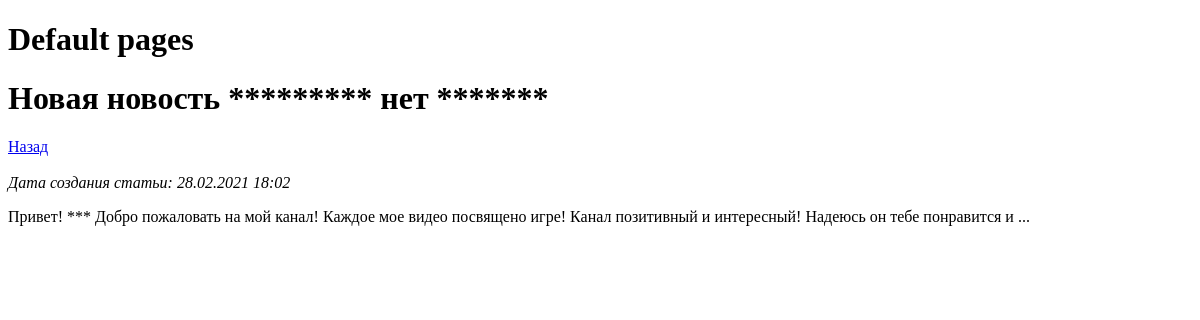
The app's page /news/5, older data.
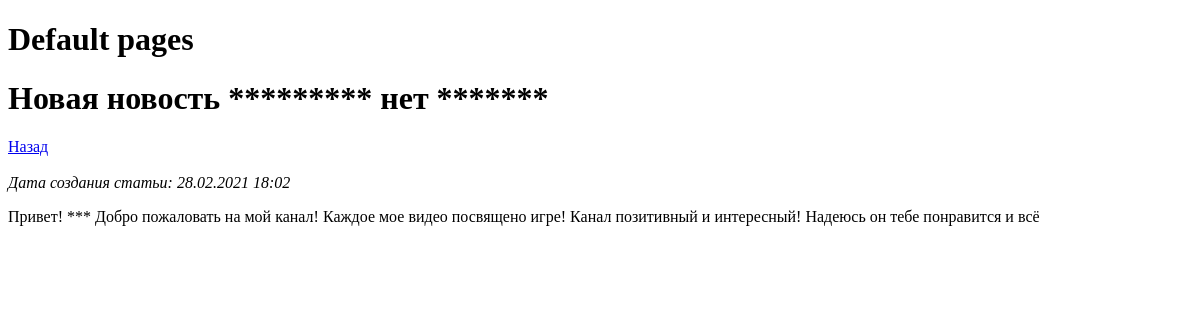
The same page, newer data.
### NewsPaper/models.py (models this page shows, shortened)
class Post(models.Model):
    state = 'ST'
    news = 'NE'
    FIELD = [
        (state, 'Статья'),
        (news, 'Новость')
    ]
    type = models.CharField(max_length=2, choices=FIELD)
    post_date_creation = models.DateTimeField(auto_now_add=True)
    post_heading = models.CharField(max_length=255)
    post_text = models.TextField()
    post_rating = models.IntegerField(default=0)
    author = models.ForeignKey(Author, on_delete=models.CASCADE)
    category = models.ManyToManyField(Category, through='PostCategory')

### NewsPaper/views.py (the view)
# urls.py: path('<int:pk>', NewsDetail.as_view()),
class NewsDetail(DetailView):
    model = Post  # модель всё та же, но мы хотим получать детали конкретно отдельного товара
    template_name = 'single_news.html'  # название шаблона будет product.html
    context_object_name = 'single_news'  # название объекта. в нём будет
    queryset = Post.objects.filter(type='NE')

### NewsPaper/templatetags/my_filters.py (called while the page is built)
@register.filter(name='censor')
def censor(value):
    if isinstance(value, str):
        censor_words = ['плохоеслово', 'компостер', 'гадость', 'лох']
        split_string = value.split()
        for word in censor_words:
            if word in split_string:
                for j in range(len(split_string)):
                    if word == split_string[j]:
                        split_string[j] = '*' * len(split_string[j])
        return ' '.join(split_string)
    else:
        raise ValueError(f'Ошибка: значение должно быть строкой')

### templates/single_news.html (shortened to what this page needs)
{% extends 'default.html' %}
{% load my_filters %}
{% block content %}
    <h1>{{ single_news.post_heading|censor }}</h1>
    <div><a href="/news/">Назад</a></div>
    <br>
    <i>Дата создания статьи: {{ single_news.post_date_creation|date:'d.m.Y H:m' }}</i>
    <p>{{ single_news.post_text|censor }}</p>
{% endblock content %}

Row changes from the older to the newer data that the page shows:
changed Post "Новая новость ********* нет *******": post_text|censor "Привет! *** Добро пожаловать на мой канал! Каждое мое видео посвящено игре! Канал позитивный и интересный! Надеюсь он тебе понравится и ..." → "Привет! *** Добро пожаловать на мой канал! Каждое мое видео посвящено игре! Канал позитивный и интересный! Надеюсь он тебе понравится и всё"
